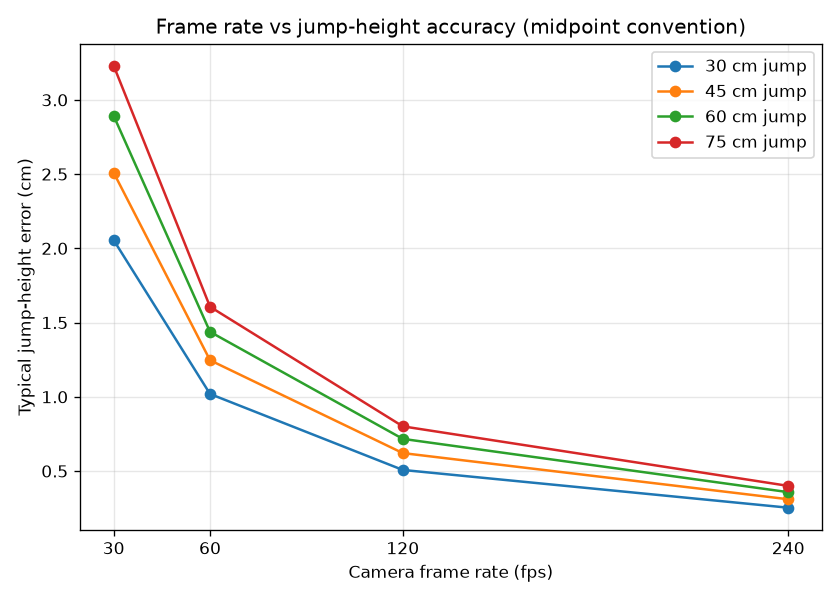

Generate this figure with Python:
"""How camera frame rate limits jump-height accuracy — a pure-math analysis.

The flight-time method computes jump height from airtime: ``h = g·t²/8``. A
camera can only locate takeoff and landing to within a frame, so the measured
airtime carries a quantization error of up to one frame period (``1/fps``).
sideOut's midpoint convention (placing each event halfway between the last
grounded and first airborne frame) halves the *typical* error to about half a
frame.

This script needs no data collection — it propagates that timing error through
the real ``jump_height_m`` function and writes a table + a plot. Run it with:

    uv run python validation/fps_sensitivity.py
"""

from __future__ import annotations

import math
from pathlib import Path

import matplotlib

matplotlib.use("Agg")
import matplotlib.pyplot as plt  # noqa: E402

from sideout.jump.metrics import G_M_S2, jump_height_m  # noqa: E402

# Representative volleyball jump heights (m) and camera frame rates to compare.
HEIGHTS_M = [0.30, 0.45, 0.60, 0.75]
FRAME_RATES = [30, 60, 120, 240]


def flight_time_for_height(h_m: float) -> float:
    """Inverse of the flight-time method: t = sqrt(8h/g) [s]."""
    return math.sqrt(8.0 * h_m / G_M_S2)


def height_error_cm(true_h_m: float, fps: int, frame_error: float = 0.5) -> float:
    """Worst-case height error [cm] from ``frame_error`` frames of timing error.

    ``frame_error=0.5`` models sideOut's midpoint convention (typical);
    ``frame_error=1.0`` is the naive snap-to-frame worst case.
    """
    t = flight_time_for_height(true_h_m)
    dt = frame_error / fps
    return abs(jump_height_m(t + dt) - true_h_m) * 100.0


def error_table(frame_error: float = 0.5) -> list[tuple[float, list[float]]]:
    """Rows of (true_height_m, [error_cm at each frame rate])."""
    return [(h, [height_error_cm(h, fps, frame_error) for fps in FRAME_RATES]) for h in HEIGHTS_M]


def _write_plot(out_path: Path) -> None:
    fig, ax = plt.subplots(figsize=(7, 5))
    for h in HEIGHTS_M:
        errs = [height_error_cm(h, fps) for fps in FRAME_RATES]
        ax.plot(FRAME_RATES, errs, marker="o", label=f"{h * 100:.0f} cm jump")
    ax.set_xlabel("Camera frame rate (fps)")
    ax.set_ylabel("Typical jump-height error (cm)")
    ax.set_title("Frame rate vs jump-height accuracy (midpoint convention)")
    ax.set_xticks(FRAME_RATES)
    ax.grid(True, alpha=0.3)
    ax.legend()
    fig.tight_layout()
    fig.savefig(out_path, dpi=120)
    plt.close(fig)


def main() -> None:
    here = Path(__file__).parent
    print("Typical jump-height error (cm), sideOut midpoint convention (~0.5 frame):\n")
    header = "  height |" + "".join(f"  {fps:>4} fps" for fps in FRAME_RATES)
    print(header)
    print("  " + "-" * (len(header) - 2))
    for h, errs in error_table():
        print(f"  {h * 100:>4.0f} cm |" + "".join(f"  {e:>7.2f}" for e in errs))
    out = here / "fps_sensitivity.png"
    _write_plot(out)
    print(f"\nWrote {out}")


if __name__ == "__main__":
    main()
